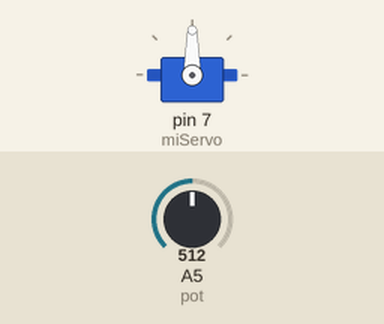
This sketch was run on a simulated Arduino Uno, built with avr-gcc and run on an emulated ATmega328P. On the bench: servo. The test bench sets the inputs (shaded band); at power-on: A5 (pot) = 512.

Above: at 1.2 s.
1.3 s: A5 (pot) set to 716
At 2.3 s:
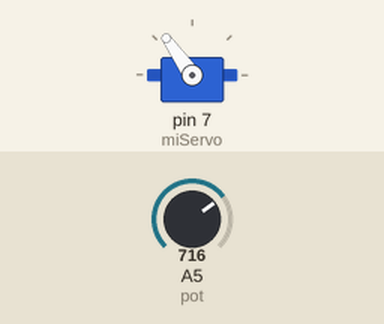
2.8 s: A5 (pot) set to 900
At 3.4 s:
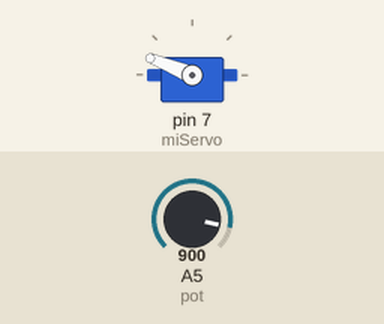
4.3 s: A5 (pot) set to 1023
At 5.5 s:
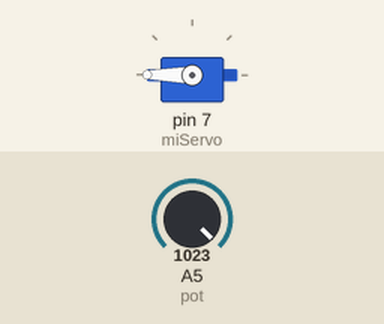
5.8 s: A5 (pot) set to 306
At 6.9 s:
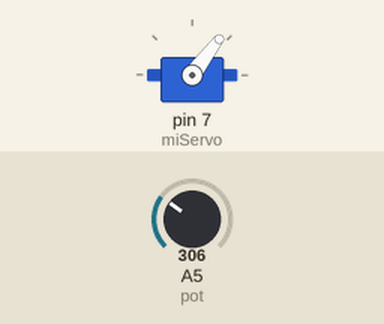
7.3 s: A5 (pot) set to 122
At 8.0 s:
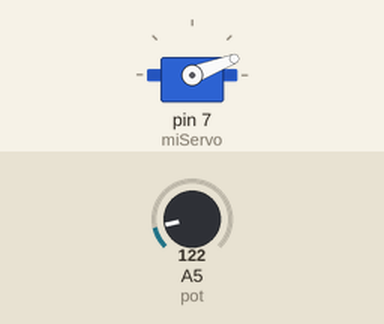
Timing chart, 0 to 9.8 s (numbered marks = the images above; inputs shaded):
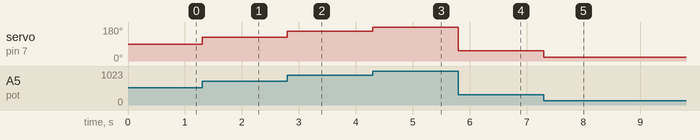

The sketch:

Servomotor_controlado_con_potenciometro.ino
```cpp
#include <Servo.h>

// Declaro mi objeto para servo
Servo miServo;

int pot = A5;

int i;
int lectura;

void setup() {
  miServo.attach(7);
}

void loop() {
  lectura = analogRead(pot);
  lectura = map(lectura,0,1023,0,180);
  miServo.write(lectura);
}
```

Measured:
- after the input at 1.3 s, servo on pin 7 (miServo): 90° → 125° at once
- after the input at 2.8 s, servo on pin 7 (miServo): 125° → 158° at once
- after the input at 4.3 s, servo on pin 7 (miServo): 158° → 180° at once
- after the input at 5.8 s, servo on pin 7 (miServo): 180° → 53° at once
- after the input at 7.3 s, servo on pin 7 (miServo): 53° → 21° at once
